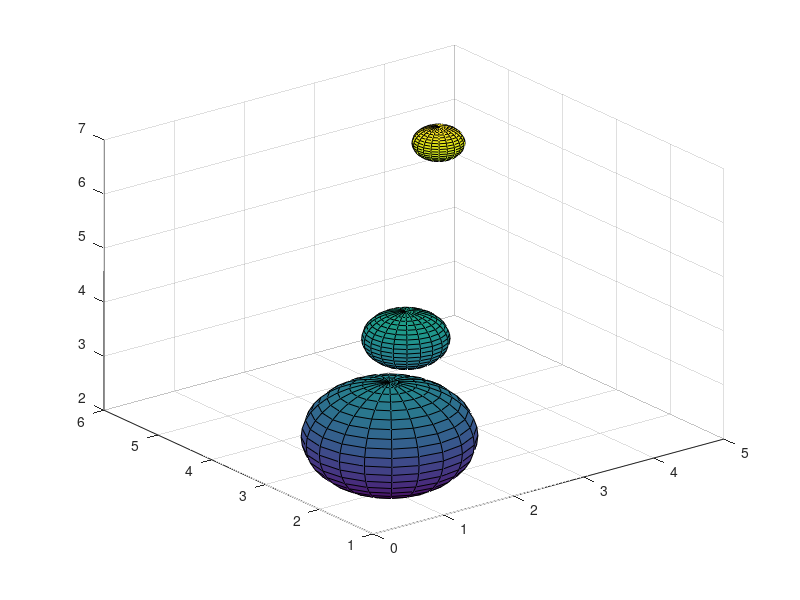

Here is the MATLAB script that generated this plot:
data=[1,2,3,1;
      2,3,4,.5
      4,5,6,.3];
h=axes;hold on;
for k=1:size(data,1);        [x,y,z]=ellipsoid(data(k,1),data(k,2),data(k,3),data(k,4),data(k,4),data(k,4));
surf(h,x,y,z);
end
view(3);grid on;